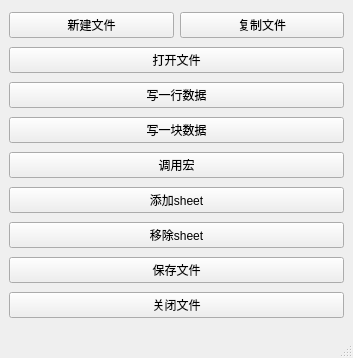
<?xml version="1.0" encoding="UTF-8"?>
<ui version="4.0">
 <class>MainWindow</class>
 <widget class="QMainWindow" name="MainWindow">
  <property name="geometry">
   <rect>
    <x>0</x>
    <y>0</y>
    <width>353</width>
    <height>358</height>
   </rect>
  </property>
  <property name="windowTitle">
   <string>MainWindow</string>
  </property>
  <widget class="QWidget" name="centralwidget">
   <layout class="QVBoxLayout" name="verticalLayout">
    <item>
     <layout class="QHBoxLayout" name="horizontalLayout">
      <item>
       <widget class="QPushButton" name="createFileBtn">
        <property name="text">
         <string>新建文件</string>
        </property>
       </widget>
      </item>
      <item>
       <widget class="QPushButton" name="copyFileBtn">
        <property name="text">
         <string>复制文件</string>
        </property>
       </widget>
      </item>
     </layout>
    </item>
    <item>
     <widget class="QPushButton" name="openFileBtn">
      <property name="enabled">
       <bool>true</bool>
      </property>
      <property name="text">
       <string>打开文件</string>
      </property>
     </widget>
    </item>
    <item>
     <widget class="QPushButton" name="writeLineBtn">
      <property name="text">
       <string>写一行数据</string>
      </property>
     </widget>
    </item>
    <item>
     <widget class="QPushButton" name="writeBlockBtn">
      <property name="enabled">
       <bool>true</bool>
      </property>
      <property name="text">
       <string>写一块数据</string>
      </property>
     </widget>
    </item>
    <item>
     <widget class="QPushButton" name="callMacroBtn">
      <property name="text">
       <string>调用宏</string>
      </property>
     </widget>
    </item>
    <item>
     <widget class="QPushButton" name="addSheetBtn">
      <property name="text">
       <string>添加sheet</string>
      </property>
     </widget>
    </item>
    <item>
     <widget class="QPushButton" name="removeSheetBtn">
      <property name="text">
       <string>移除sheet</string>
      </property>
     </widget>
    </item>
    <item>
     <widget class="QPushButton" name="saveFileBtn">
      <property name="text">
       <string>保存文件</string>
      </property>
     </widget>
    </item>
    <item>
     <widget class="QPushButton" name="closeFileBtn">
      <property name="text">
       <string>关闭文件</string>
      </property>
     </widget>
    </item>
   </layout>
  </widget>
  <widget class="QMenuBar" name="menubar">
   <property name="geometry">
    <rect>
     <x>0</x>
     <y>0</y>
     <width>353</width>
     <height>26</height>
    </rect>
   </property>
  </widget>
  <widget class="QStatusBar" name="statusbar"/>
 </widget>
 <resources/>
 <connections/>
</ui>
